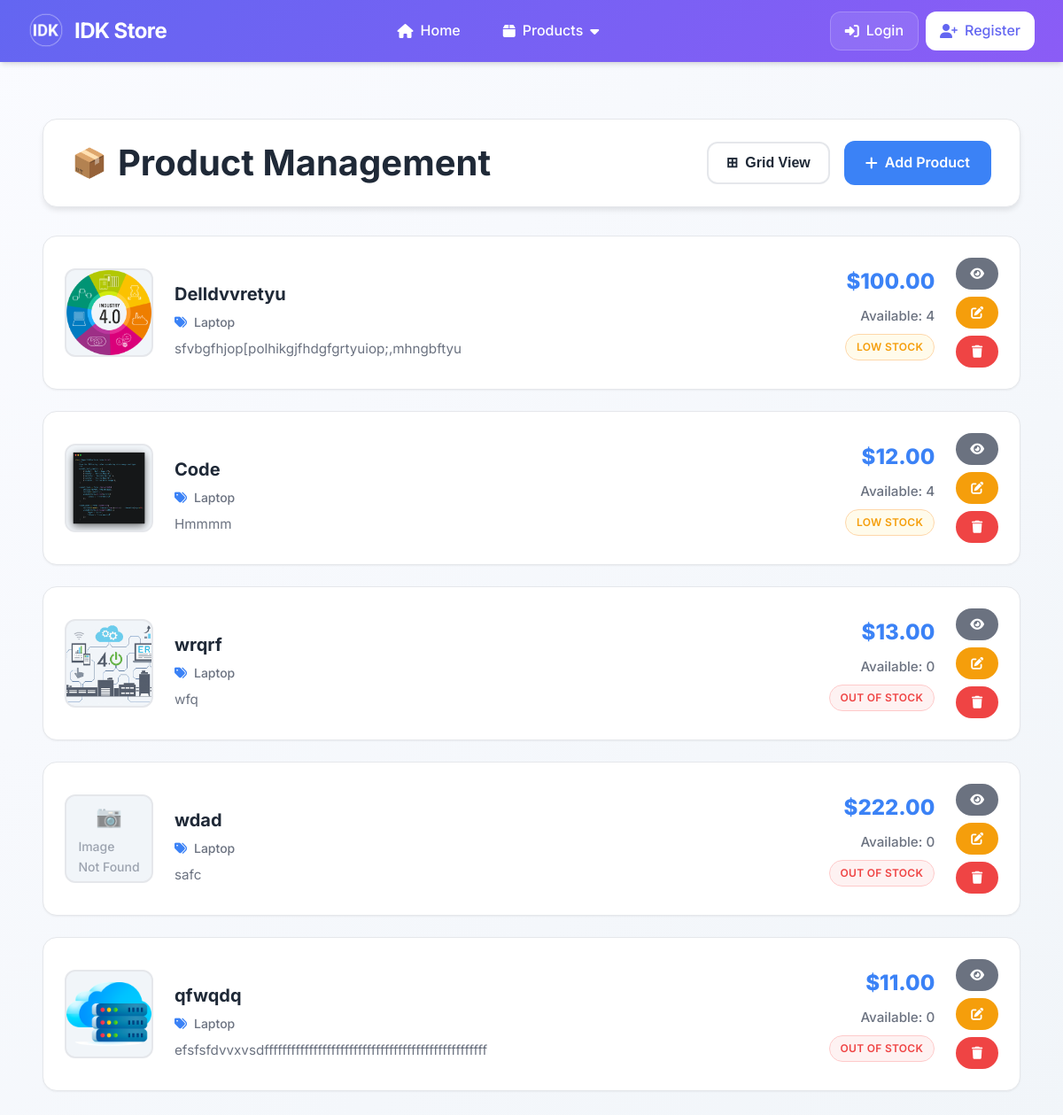
Before: /products/product-management/ with the older database file.
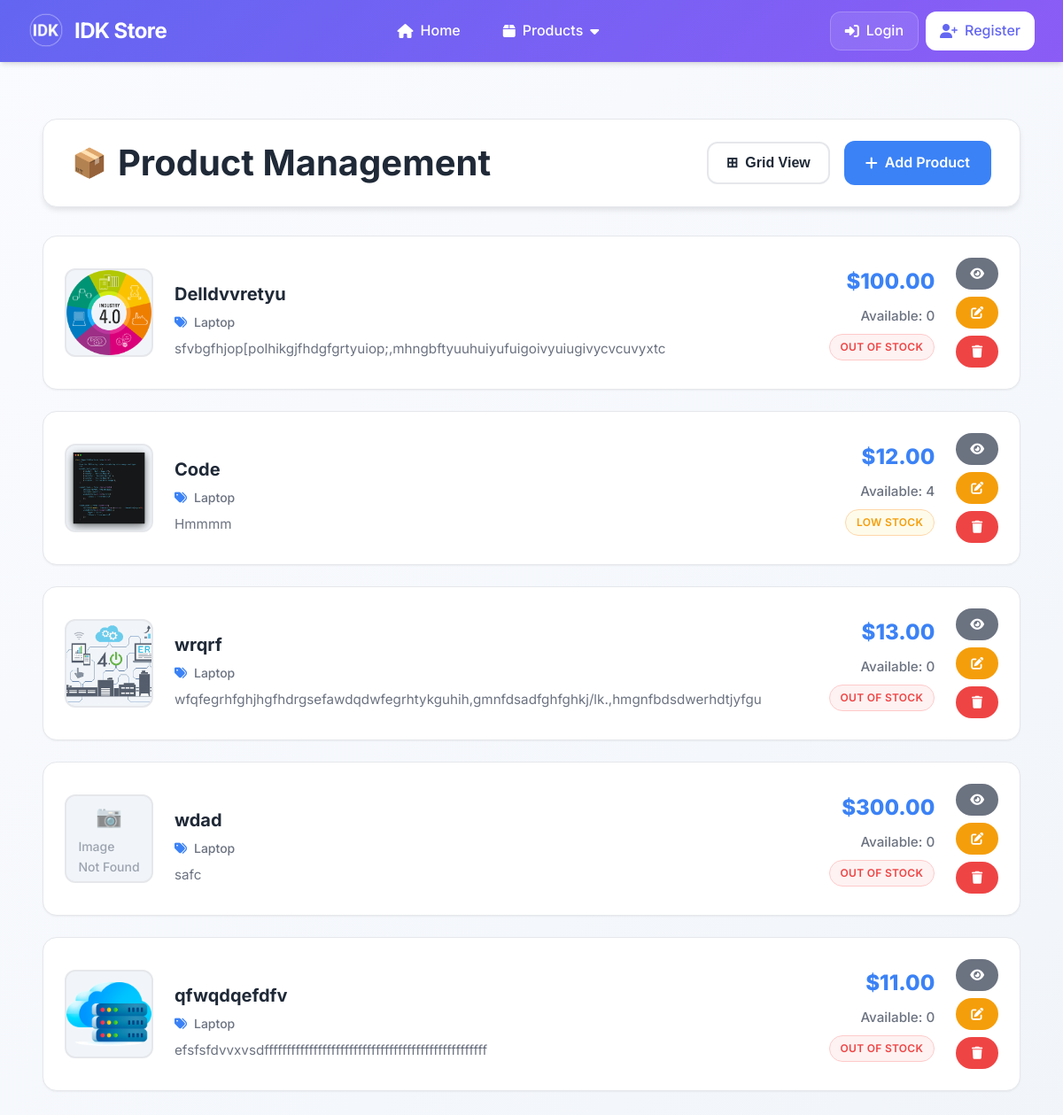
After: the same page with the newer database file.
### products/models.py (models this page shows, shortened)
class Product(models.Model):
    name = models.CharField(max_length=255)
    description = models.TextField()
    price = models.DecimalField(max_digits=10, decimal_places=2)
    quantity = models.PositiveIntegerField(default=0)
    image = models.ImageField(upload_to='products/', blank=True)
    category = models.ForeignKey('Category', on_delete=models.CASCADE, related_name='products', null=True, blank=True)

class Category(models.Model):
    name = models.CharField(max_length=100)
    description = models.TextField(blank=True)
    def __str__(self):
        return self.name

### products/views.py (the view)
# urls.py: path('product-management/', views.product_management, name='product_management'),
def product_management(request):
    products = Product.objects.all()
    return render(request, 'products/product_management.html', {'products': products})

### cart/context_processors.py (called while the page is built, shortened)
def cart_processor(request):
    return {
        'cart_total_items': 0,
        'cart_total_price': 0,
    }

### products/templates/products/product_management.html (shortened to what this page needs)
{% extends 'store/base.html' %}
{% load static %}
{% block content %}
<div class="products-management-container">
    <div class="products-header">
        <h1>Product Management</h1>
        <div class="header-actions">
            <button onclick="toggleView()" class="view-toggle-btn" id="viewToggleBtn" aria-label="Toggle products view">
                <span id="viewIcon" aria-hidden="true">⊞</span>
                <span id="viewText">Grid View</span>
            </button>
            <a href="{% url 'products:add_product' %}" class="btn btn-primary">
                <i class="fas fa-plus"></i>
                Add Product
            </a>
        </div>
    </div>
    <div class="products-container" id="productsContainer">
        {% for product in products %}
            <div class="product-item">
                <div class="product-image-container" tabindex="0" aria-label="Product image">
                    {% if product.image %}
                        <img src="{{ product.image.url }}" alt="{{ product.name }}" class="product-image" loading="lazy"
                             onerror="console.error('Failed to load image:', this.src); this.style.display='none'; this.nextElementSibling?.style.display='block';">
                    {% else %}
                        <div class="no-image">No Image</div>
                    {% endif %}
                </div>
                <div class="product-details">
                    <div class="product-main-info">
                        <h3 class="product-title" title="{{ product.name }}">{{ product.name }}</h3>
                        <div class="product-category">
                            <i class="fas fa-tags"></i>
                            {{ product.category|default:"No category" }}
                        </div>
                        <div class="product-description">{{ product.description|truncatewords:15 }}</div>
                    </div>
                    <div class="product-meta">
                        <div class="product-price">${{ product.price }}</div>
                        <div class="product-quantity">
                            Available: {{ product.quantity }}
                        </div>
                        {% if product.quantity == 0 %}
                            <span class="badge badge-danger">Out of Stock</span>
                        {% elif product.quantity < 5 %}
                            <span class="badge badge-warning">Low Stock</span>
                        {% else %}
                            <span class="badge badge-success">In Stock</span>
                        {% endif %}
                    </div>
                </div>
                <div class="product-actions">
                    <a href="{% url 'products:product_detail' product.id %}" class="btn btn-secondary btn-sm" title="View product">
                        <i class="fas fa-eye"></i>
                    </a>
                    <a href="{% url 'products:edit_product' product.id %}" class="btn btn-warning btn-sm" title="Edit product">
                        <i class="fas fa-edit"></i>
                    </a>
                    <a href="{% url 'products:delete_product' product.id %}" class="btn btn-danger btn-sm" title="Delete product">
                        <i class="fas fa-trash"></i>
                    </a>
                </div>
            </div>
        {% endfor %}
    </div>
</div>
{% endblock %}

Changed rows visible on the page:
changed Product "Delldvvretyu": description "sfvbgfhjop[polhikgjfhdgfgrtyuiop;,mhngbftyu" → "sfvbgfhjop[polhikgjfhdgfgrtyuiop;,mhngbftyuuhuiyufuigoivyuiugivycvcuvyxtc"; quantity "4" → "0"; quantity "LOW STOCK" → "OUT OF STOCK"
changed Product "wrqrf": description "wfq" → "wfqfegrhfghjhgfhdrgsefawdqdwfegrhtykguhih,gmnfdsadfghfghkj/lk.,hmgnfbdsdwerhdtjyfgu"
changed Product "wdad": price "222.00" → "300.00"
changed Product "efsfsfdvvxvsdffffffffffffffffffffffffffffffffffffffffffffffffff": name "qfwqdq" → "qfwqdqefdfv"
